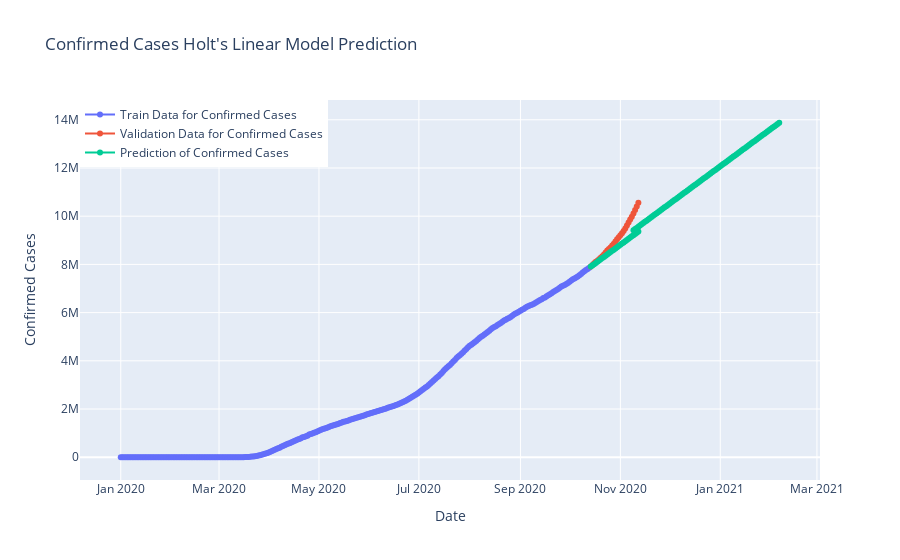

The code cell stored with this chart in its notebook:
### Code cell
fig=go.Figure()
fig.add_trace(go.Scatter(x=model_train.index, y=model_train["cumulative_confirmed"],
                    mode='lines+markers',name="Train Data for Confirmed Cases"))
fig.add_trace(go.Scatter(x=valid.index, y=valid["cumulative_confirmed"],
                    mode='lines+markers',name="Validation Data for Confirmed Cases",))
fig.add_trace(go.Scatter(x=y_pred.index, y=y_pred["Holt"],
                    mode='lines+markers',name="Prediction of Confirmed Cases",))
fig.update_layout(title="Confirmed Cases Holt's Linear Model Prediction",
                 xaxis_title="Date",yaxis_title="Confirmed Cases",legend=dict(x=0,y=1,traceorder="normal"))
fig.show()
